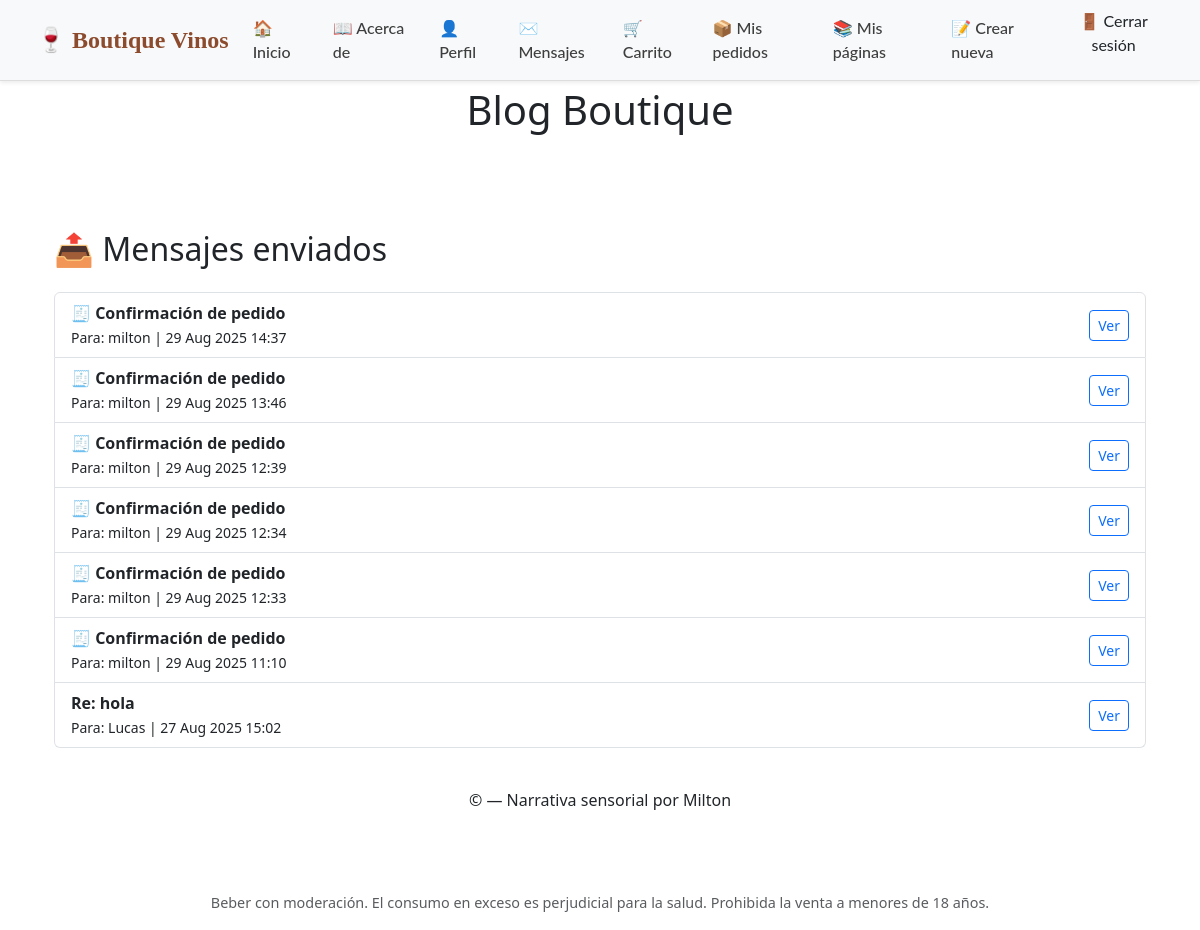
The app's page /messenger/sent/ (signed in) with its own data.
### messenger/models.py (models this page shows, shortened)
class Message(models.Model):
    sender = models.ForeignKey(User, related_name="sent_messages", on_delete=models.CASCADE)
    recipient = models.ForeignKey(User, related_name="received_messages", on_delete=models.CASCADE)
    subject = models.CharField(max_length=255)
    body = models.TextField()
    sent_at = models.DateTimeField(auto_now_add=True)
    read = models.BooleanField(default=False)

### messenger/views.py (the view)
# urls.py: path("sent/", SentView.as_view(), name="sent"),
class SentView(LoginRequiredMixin, ListView):
    model = Message
    template_name = "messenger/sent.html"
    context_object_name = "sent_messages"
    def get_queryset(self):
        return Message.objects.filter(sender=self.request.user).order_by("-sent_at")

### messenger/context_processors.py (called while the page is built)
def mensajes_no_leidos(request):
    if request.user.is_authenticated:
        count = Message.objects.filter(recipient=request.user, read=False).count()
        return {'mensajes_no_leidos': count}
    return {}

### messenger/templates/messenger/sent.html
{% extends "base.html" %}
{% block content %}
<div class="container mt-5">
  <h2 class="mb-4">📤 Mensajes enviados</h2>
  <ul class="list-group">
    {% for message in sent_messages %}
      <li class="list-group-item d-flex justify-content-between align-items-center">
        <div>
          <strong>{{ message.subject }}</strong><br>
          <small>Para: {{ message.recipient.username }} | {{ message.sent_at|date:"d M Y H:i" }}</small>
        </div>
        <a href="{% url 'messenger:detail' message.pk %}" class="btn btn-sm btn-outline-primary">Ver</a>
      </li>
    {% empty %}
      <li class="list-group-item text-muted">Todavía no enviaste ningún mensaje.</li>
    {% endfor %}
  </ul>
</div>
{% endblock %}

### static/css/boutique.css (style rules this page uses)
body { font-family: 'Georgia', serif; background-color: #fdfdfd; color: #2c2c2c; line-height: 1.6; }

### static/pages/css/pages.css (style rules this page uses)
body { font-family: 'Cormorant Garamond', serif; background-color: #fdfaf6; color: #3a2c2c; margin: 0; padding: 0; }
h1, h2 { font-weight: 600; margin-bottom: 0.5em; }
a { text-decoration: none; color: #7b3f00; transition: color 0.3s ease; }

### records on screen
Message: subject "🧾 Confirmación de pedido", recipient.username "milton", sent_at "29 Aug 2025 14:37"
Message: subject "🧾 Confirmación de pedido", recipient.username "milton", sent_at "29 Aug 2025 13:46"
Message: subject "🧾 Confirmación de pedido", recipient.username "milton", sent_at "29 Aug 2025 12:39"
Message: subject "🧾 Confirmación de pedido", recipient.username "milton", sent_at "29 Aug 2025 12:34"
Message: subject "🧾 Confirmación de pedido", recipient.username "milton", sent_at "29 Aug 2025 12:33"
Message: subject "🧾 Confirmación de pedido", recipient.username "milton", sent_at "29 Aug 2025 11:10"
Message: subject "Re: hola", recipient.username "Lucas", sent_at "27 Aug 2025 15:02"
